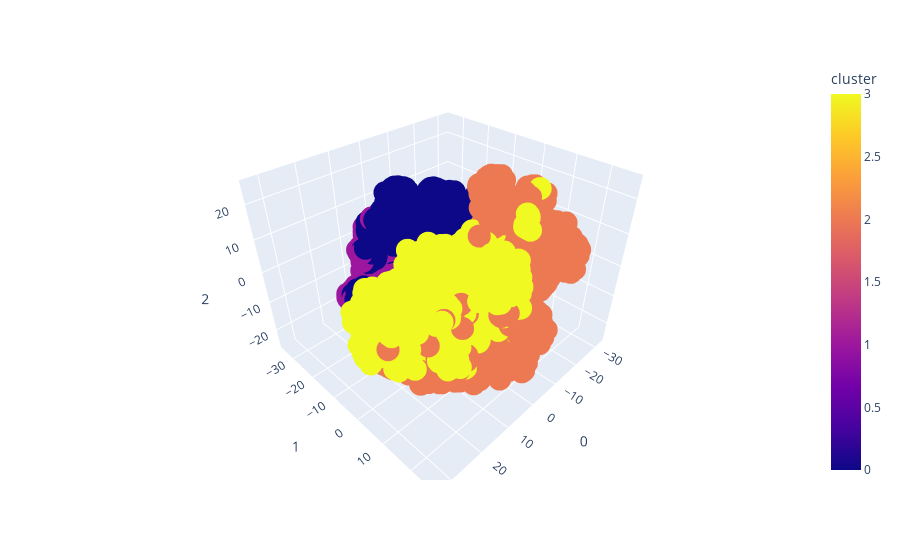

Notebook code for this chart:
### Code cell
print("군집 완료, 시각적으로 확인해보세요.")
fig = px.scatter_3d(
    projections, x=0, y=1, z=2,
    color=train_cluster, labels={'color': 'cluster'}
)
fig.update_traces(marker_size=8)
fig.show()

submission = pd.read_csv('./data/submission.csv')
submission['group'] = test_cluster
submission.index = submission['index']
submission = submission.drop(['index'], axis = 1)

### Figure 1 — Plotly figure (JSON) as saved in the notebook; plotly's stock layout.template omitted (floating-point values rounded to 4 significant figures; data arrays with more than 128 entries replaced by an {"elided": "..."} marker saying what was removed)
{"data": [{"hovertemplate": "0=%{x}<br>1=%{y}<br>2=%{z}<br>cluster=%{marker.color}<extra></extra>", "legendgroup": "", "marker": {"color": {"elided": "7352 int values"}, "coloraxis": "coloraxis", "size": 8, "symbol": "circle"}, "mode": "markers", "name": "", "scene": "scene", "showlegend": false, "type": "scatter3d", "x": {"elided": "7352 float values"}, "y": {"elided": "7352 float values"}, "z": {"elided": "7352 float values"}}], "layout": {"coloraxis": {"colorbar": {"title": {"text": "cluster"}}, "colorscale": [[0, "#0d0887"], [0.1111, "#46039f"], [0.2222, "#7201a8"], [0.3333, "#9c179e"], [0.4444, "#bd3786"], [0.5556, "#d8576b"], [0.6667, "#ed7953"], [0.7778, "#fb9f3a"], [0.8889, "#fdca26"], [1, "#f0f921"]]}, "legend": {"tracegroupgap": 0}, "margin": {"t": 60}, "scene": {"domain": {"x": [0, 1], "y": [0, 1]}, "xaxis": {"title": {"text": "0"}}, "yaxis": {"title": {"text": "1"}}, "zaxis": {"title": {"text": "2"}}}}}
